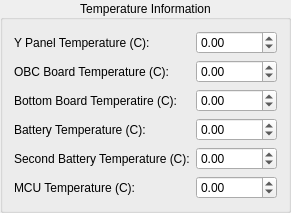
            <widget class="QGroupBox" name="groupBox_6">
             <property name="title">
              <string>Temperature Information</string>
             </property>
             <property name="alignment">
              <set>Qt::AlignCenter</set>
             </property>
             <layout class="QGridLayout" name="gridLayout_8">
              <item row="11" column="0">
               <widget class="QLabel" name="label_26">
                <property name="text">
                 <string>MCU Temperature (C):</string>
                </property>
               </widget>
              </item>
              <item row="11" column="1">
               <widget class="QDoubleSpinBox" name="SystemInformation_TemperatureInformation_MCUTemperature_DoubleSpinBox">
                <property name="minimum">
                 <double>-99999.000000000000000</double>
                </property>
                <property name="maximum">
                 <double>99999.000000000000000</double>
                </property>
               </widget>
              </item>
              <item row="7" column="1">
               <widget class="QDoubleSpinBox" name="SystemInformation_TemperatureInformation_BatteryTemperature_DoubleSpinBox">
                <property name="minimum">
                 <double>-99999.000000000000000</double>
                </property>
                <property name="maximum">
                 <double>99999.000000000000000</double>
                </property>
               </widget>
              </item>
              <item row="0" column="1">
               <widget class="QDoubleSpinBox" name="SystemInformation_TemperatureInformation_YPanelTemperature_DoubleSpinBox">
                <property name="minimum">
                 <double>-99999.000000000000000</double>
                </property>
                <property name="maximum">
                 <double>99999.000000000000000</double>
                </property>
               </widget>
              </item>
              <item row="0" column="0">
               <widget class="QLabel" name="label_21">
                <property name="text">
                 <string>Y Panel Temperature (C):</string>
                </property>
               </widget>
              </item>
              <item row="7" column="0">
               <widget class="QLabel" name="label_24">
                <property name="text">
                 <string>Battery Temperature (C):</string>
                </property>
               </widget>
              </item>
              <item row="3" column="0">
               <widget class="QLabel" name="label_22">
                <property name="text">
                 <string>OBC Board Temperature (C):</string>
                </property>
               </widget>
              </item>
              <item row="9" column="0">
               <widget class="QLabel" name="label_25">
                <property name="text">
                 <string>Second Battery Temperature (C):</string>
                </property>
               </widget>
              </item>
              <item row="3" column="1">
               <widget class="QDoubleSpinBox" name="SystemInformation_TemperatureInformation_OBCBoardTemperature_DoubleSpinBox">
                <property name="minimum">
                 <double>-99999.000000000000000</double>
                </property>
                <property name="maximum">
                 <double>99999.000000000000000</double>
                </property>
               </widget>
              </item>
              <item row="5" column="0">
               <widget class="QLabel" name="label_23">
                <property name="text">
                 <string>Bottom Board Temperatire (C):</string>
                </property>
               </widget>
              </item>
              <item row="5" column="1">
               <widget class="QDoubleSpinBox" name="SystemInformation_TemperatureInformation_BottomBoardTemperature_DoubleSpinBox">
                <property name="minimum">
                 <double>-99999.000000000000000</double>
                </property>
                <property name="maximum">
                 <double>99999.000000000000000</double>
                </property>
               </widget>
              </item>
              <item row="9" column="1">
               <widget class="QDoubleSpinBox" name="SystemInformation_TemperatureInformation_SecondBatteryTemperature_DoubleSpinBox">
                <property name="minimum">
                 <double>-99999.000000000000000</double>
                </property>
                <property name="maximum">
                 <double>99999.000000000000000</double>
                </property>
               </widget>
              </item>
             </layout>
            </widget>
